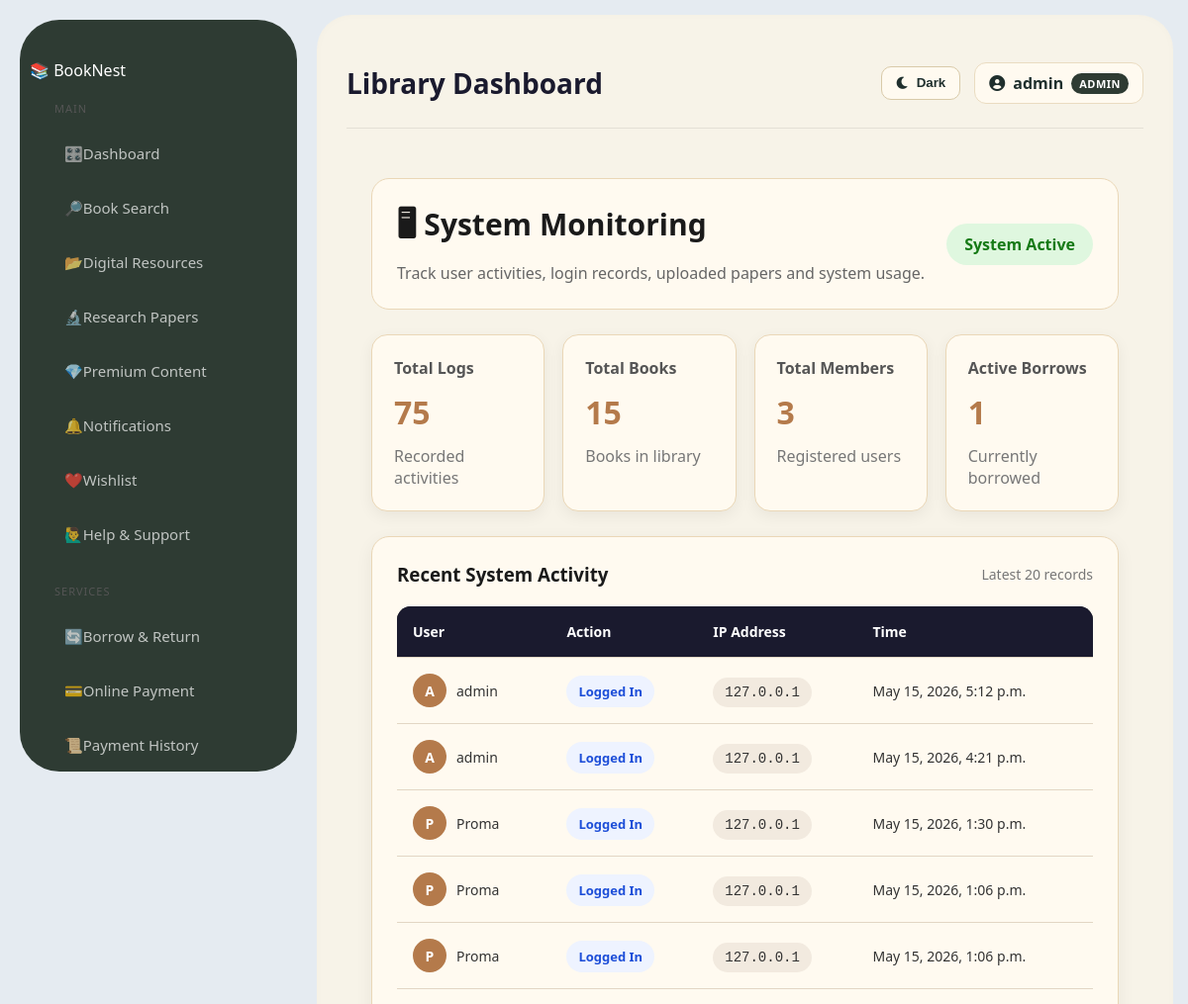
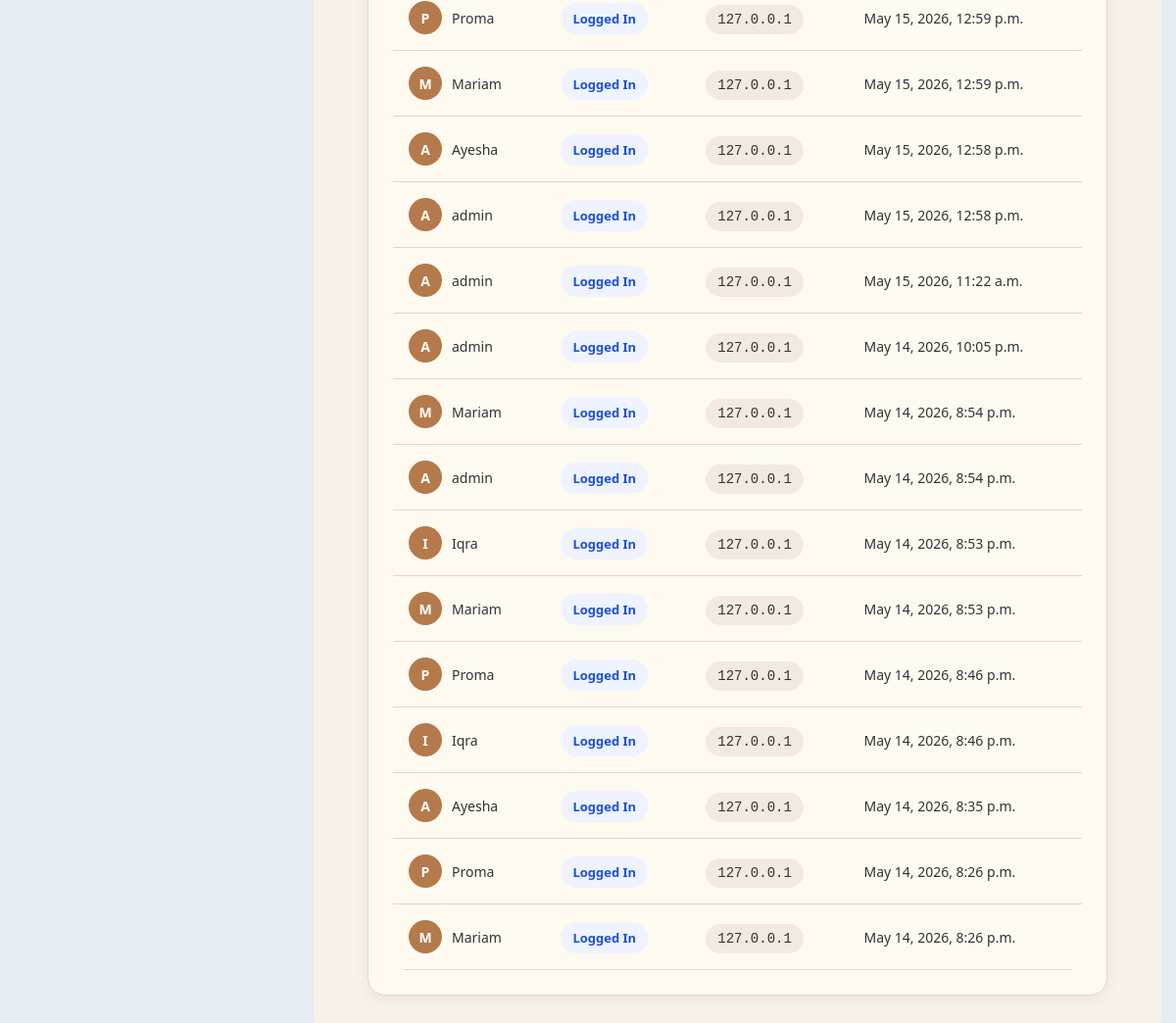
Screenshot of /system-monitoring/ (signed in) with the database file from the repository (2 pictures, top to bottom).
### library/models.py (models this page shows, shortened)
class User(AbstractUser):
    ADMIN = 'admin'
    LIBRARIAN = 'librarian'
    REGULAR_USER = 'user'
    ROLE_CHOICES = [
        (ADMIN, 'Administrator'),
        (LIBRARIAN, 'Librarian'),
        (REGULAR_USER, 'Regular User'),
    ]
    role = models.CharField(max_length=20, choices=ROLE_CHOICES, default=REGULAR_USER)
    phone = models.CharField(max_length=15, null=True, blank=True)
    profile_picture = models.ImageField(upload_to='profiles/', null=True, blank=True)
    date_of_birth = models.DateField(null=True, blank=True)
    bio = models.TextField(null=True, blank=True)
    def get_full_name(self):
        if self.first_name and self.last_name:
            return f"{self.first_name} {self.last_name}"
        return self.username

class SystemLog(models.Model):
    user = models.ForeignKey(settings.AUTH_USER_MODEL, on_delete=models.CASCADE)
    action = models.CharField(max_length=255)
    ip_address = models.CharField(max_length=100)
    timestamp = models.DateTimeField(auto_now_add=True)

### library/views.py (the view)
# urls.py: path('system-monitoring/', views.system_monitoring, name='system_monitoring'),
@login_required
@user_passes_test(is_librarian_or_admin, login_url='/')
def system_monitoring(request):
    logs = SystemLog.objects.all().order_by('-timestamp')[:20]
    total_logs = SystemLog.objects.count()
    context = {
        'logs': logs,
        'total_logs': total_logs,
        'total_books': Book.objects.count(),
        'total_members': User.objects.filter(role=User.REGULAR_USER).count(),
        'active_borrows': Borrow.objects.filter(is_returned=False).count(),
        'returned_borrows': Borrow.objects.filter(is_returned=True).count(),
    }
    return render(request, 'library/system_monitoring.html', context)

### library/views.py (called while the page is built)
def is_librarian_or_admin(user):
    return user.is_authenticated and (
        user.role in [User.LIBRARIAN, User.ADMIN] or user.is_superuser
    )

### library/templates/library/system_monitoring.html
{% extends 'library/base.html' %}
{% block content %}
<div class="monitoring-page">
    <div class="monitoring-header">
        <div>
            <h2>🖥 System Monitoring</h2>
            <p>Track user activities, login records, uploaded papers and system usage.</p>
        </div>
        <div class="status-badge">
            System Active
        </div>
    </div>
    <div class="monitoring-cards">
        <div class="monitor-card">
            <h4>Total Logs</h4>
            <h2>{{ total_logs }}</h2>
            <p>Recorded activities</p>
        </div>
        <div class="monitor-card">
            <h4>Total Books</h4>
            <h2>{{ total_books }}</h2>
            <p>Books in library</p>
        </div>
        <div class="monitor-card">
            <h4>Total Members</h4>
            <h2>{{ total_members }}</h2>
            <p>Registered users</p>
        </div>
        <div class="monitor-card">
            <h4>Active Borrows</h4>
            <h2>{{ active_borrows }}</h2>
            <p>Currently borrowed</p>
        </div>
    </div>
    <div class="monitoring-table-card">
        <div class="table-header">
            <h3>Recent System Activity</h3>
            <span>Latest 20 records</span>
        </div>
        <table class="professional-monitor-table">
            <thead>
                <tr>
                    <th>User</th>
                    <th>Action</th>
                    <th>IP Address</th>
                    <th>Time</th>
                </tr>
            </thead>
            <tbody>
                {% for log in logs %}
                <tr>
                    <td>
                        <div class="user-cell">
                            <span class="user-avatar">
                                {{ log.user.username|slice:":1"|upper }}
                            </span>
                            <span>{{ log.user.username }}</span>
                        </div>
                    </td>
                    <td>
                        <span class="action-badge">
                            {{ log.action }}
                        </span>
                    </td>
                    <td>
                        <span class="ip-badge">
                            {{ log.ip_address }}
                        </span>
                    </td>
                    <td>{{ log.timestamp }}</td>
                </tr>
                {% empty %}
                <tr>
                    <td colspan="4" class="empty-row">
                        No system activity found.
                    </td>
                </tr>
                {% endfor %}
            </tbody>
        </table>
    </div>
</div>
{% endblock %}

### library/templates/library/base.html (shortened to what this page needs)
{% load static %}
<!DOCTYPE html>
<html lang="en" data-theme="light">
<head>
    <link rel="stylesheet"
          href="https://cdnjs.cloudflare.com/ajax/libs/font-awesome/6.0.0/css/all.min.css">
    <link rel="stylesheet" href="{% static 'library/css/style.css' %}">
</head>
<body>
<div class="layout">
    <aside class="sidebar">
        <div class="logo">
            📚 <span>Book</span>Nest
        </div>
        <div class="menu-section">
            <div class="menu-title">Main</div>
            <a href="{% url 'home' %}"
               class="menu-item {% if request.resolver_match.url_name == 'home' %}active{% endif %}">
            <span>🎛️</span>
           Dashboard
          </a>
            <a href="{% url 'book_list' %}"
               class="menu-item {% if request.resolver_match.url_name == 'book_list' %}active{% endif %}">
            <span>🔎</span>
             Book Search
          </a>
            <a href="{% url 'digital_resources' %}"
               class="menu-item {% if request.resolver_match.url_name == 'digital_resources' %}active{% endif %}">
               <span>📂</span>
             Digital Resources
              </a>
            <a href="{% url 'research_papers' %}"
   class="menu-item {% if request.resolver_match.url_name == 'research_papers' %}active{% endif %}">
    <span>🔬</span>
    Research Papers
</a>
            <a href="{% url 'premium_content' %}"
   class="menu-item premium {% if request.resolver_match.url_name == 'premium_content' %}active{% endif %}">
    <span>💎</span>
    Premium Content
</a>
            <a href="{% url 'notification_page' %}"
               class="sidebar-link menu-item {% if request.resolver_match.url_name == 'notification_page' %}active{% endif %}">
                <span class="icon">🔔</span>
                <span class="text">Notifications</span>
            </a>
            <a href="{% url 'wishlist_page' %}"
               class="sidebar-link menu-item {% if request.resolver_match.url_name == 'wishlist_page' %}active{% endif %}">
                <span class="icon">❤️</span>
                <span class="text">Wishlist</span>
            </a>
            <a href="{% url 'help_support_page' %}"
               class="sidebar-link menu-item {% if request.resolver_match.url_name == 'help_support_page' %}active{% endif %}">
                <span class="icon">🙋‍♂️</span>
                <span class="text">Help & Support</span>
            </a>
        </div>
        <div class="menu-section">
            <div class="menu-title">Services</div>
            <a href="{% url 'borrow_list' %}"
   class="menu-item {% if request.resolver_match.url_name == 'borrow_list' %}active{% endif %}">
    <span>🔄</span>
    Borrow & Return
</a>
            <a href="{% url 'online_payment' %}"
   class="menu-item {% if request.resolver_match.url_name == 'online_payment' %}active{% endif %}">
    <span>💳</span>
    Online Payment
</a>
            <a href="{% url 'payment_history' %}"
   class="menu-item {% if request.resolver_match.url_name == 'payment_history' %}active{% endif %}">
    <span>📜</span>
    Payment History
</a>
        </div>
    </aside>
    <main class="main-container">
        <header class="top-nav">
            <h2>
                {% block page_title %}
                    Library Dashboard
                {% endblock %}
            </h2>
            <div class="top-nav-right">
                <button type="button"
                        class="theme-toggle-btn"
                        id="themeToggleBtn">
                </button>
                <div class="user-profile">
                    <i class="fas fa-user-circle"></i>
                    <span>{{ user.username }}</span>
                    <span class="role-tag">
                        {{ user.role|upper }}
                    </span>
                </div>
            </div>
        </header>
        {% block content %}
        {% endblock %}
    </main>
</div>
</body>
</html>

### library/static/library/css/style.css (style rules this page uses)
* { margin: 0; padding: 0; box-sizing: border-box; }
body { font-family: 'Segoe UI', sans-serif; background: #e5ebf1; color: #333; }
.layout { display: flex; min-height: calc(100vh - 60px); }
.sidebar { width: 280px; background: #2e3b33; padding: 40px 10px; margin: 20px; border-radius: 40px; color: white; display: flex; flex-direction: column; }
.sidebar a { display: flex; align-items: center; color: rgba(255, 255, 255, 0.7); text-decoration: none; padding: 15px 25px; font-size: 15px; border-radius: 15px; margin: 5px 10px; transition: 0.3s; }
.sidebar .menu-title { color: #555; font-size: 11px; text-transform: uppercase; padding: 20px 25px 8px; letter-spacing: 1px; }
.main-container { flex: 1; background: #f7f3e8; margin: 15px 15px 15px 0; border-radius: 35px; padding: 30px; box-shadow: inset 0 0 10px rgba(0, 0, 0, 0.02); }
table { width: 100%; border-collapse: collapse; }
th { background: #1a1a2e; color: white; padding: 12px 15px; text-align: left; font-size: 14px; }
td { padding: 11px 15px; border-bottom: 1px solid #eee; font-size: 14px; }
:root { --gold: #c9a84c; --gold-light: #f0d080; --gold-bg: #fdf6e3; --card-bg: #ffffff; --text-dark: #1a2e2a; --text-muted: #6b7c76; --border: #e4ddd0; --success: #2d6a4f; --danger: #8b1a1a; }
.monitoring-page { padding: 25px; }
.monitoring-header { background: #fffaf0; border: 1px solid #ead7b7; border-radius: 18px; padding: 25px; margin-bottom: 25px; display: flex; justify-content: space-between; align-items: center; }
.monitoring-header h2 { margin: 0; font-size: 30px; color: #1a1a1a; }
.monitoring-header p { margin-top: 8px; color: #666; }
.status-badge { background: #dff7df; color: #167a16; padding: 10px 18px; border-radius: 30px; font-weight: 700; }
.monitoring-cards { display: grid; grid-template-columns: repeat(4, 1fr); gap: 18px; margin-bottom: 25px; }
.monitor-card { background: #fffaf0; border: 1px solid #ead7b7; border-radius: 16px; padding: 22px; box-shadow: 0 5px 15px rgba(0,0,0,0.06); }
.monitor-card h4 { margin: 0; color: #555; }
.monitor-card h2 { font-size: 32px; margin: 12px 0; color: #b47a4b; }
.monitor-card p { color: #777; margin: 0; }
.monitoring-table-card { background: #fffaf0; border: 1px solid #ead7b7; border-radius: 18px; padding: 25px; box-shadow: 0 5px 18px rgba(0,0,0,0.06); }
.table-header { display: flex; justify-content: space-between; align-items: center; margin-bottom: 20px; }
.table-header h3 { margin: 0; color: #1a1a1a; }
.table-header span { color: #777; font-size: 14px; }
.professional-monitor-table { width: 100%; border-collapse: collapse; overflow: hidden; border-radius: 14px; }
.professional-monitor-table thead { background: #1f1f1f; color: white; }
.professional-monitor-table th, .professional-monitor-table td { padding: 16px; text-align: left; border-bottom: 1px solid #e2d6c4; }
.user-cell { display: flex; align-items: center; gap: 10px; }
.user-avatar { width: 34px; height: 34px; background: #b47a4b; color: white; border-radius: 50%; display: inline-flex; justify-content: center; align-items: center; font-weight: 700; }
.action-badge { background: #eef3ff; color: #1d4ed8; padding: 7px 12px; border-radius: 20px; font-weight: 600; font-size: 13px; }
.ip-badge { background: #f2eadf; padding: 7px 12px; border-radius: 20px; font-family: monospace; }
.top-nav { width: 100%; min-height: 78px; display: flex; justify-content: space-between; align-items: center; gap: 20px; padding: 18px 0 24px; margin-bottom: 25px; border-bottom: 1px solid rgba(0, 0, 0, 0.08); }
.top-nav h2 { margin: 0; color: #1a1a2e; font-size: 28px; font-weight: 800; }
.top-nav-right { display: flex; align-items: center; gap: 14px; flex-wrap: wrap; }
.theme-toggle-btn { display: inline-flex; align-items: center; gap: 7px; padding: 9px 14px; border: 1px solid #d9caa9; border-radius: 10px; background: #fffaf0; color: #1f2f2d; font-weight: 700; cursor: pointer; line-height: 1; }
.user-profile { display: inline-flex; align-items: center; gap: 8px; background: #fffaf0; border: 1px solid #eadcc1; padding: 9px 14px; border-radius: 12px; color: #1f2f2d; font-weight: 700; }
.role-tag { background: #2e3b33; color: #ffffff !important; padding: 3px 8px; border-radius: 999px; font-size: 11px; letter-spacing: 0.5px; }
.sidebar { height: calc(100vh - 40px); overflow-y: auto; overflow-x: hidden; position: sticky; top: 20px; }

### rows the page displays
User: username "admin", role "ADMIN"
SystemLog: user.username "A", user.username "admin", action "Logged In", ip_address "127.0.0.1", timestamp "May 15, 2026, 5:12 p.m."
SystemLog: user.username "A", user.username "admin", action "Logged In", ip_address "127.0.0.1", timestamp "May 15, 2026, 4:21 p.m."
SystemLog: user.username "P", user.username "Proma", action "Logged In", ip_address "127.0.0.1", timestamp "May 15, 2026, 1:30 p.m."
SystemLog: user.username "P", user.username "Proma", action "Logged In", ip_address "127.0.0.1", timestamp "May 15, 2026, 1:06 p.m."
SystemLog: user.username "P", user.username "Proma", action "Logged In", ip_address "127.0.0.1", timestamp "May 15, 2026, 1:06 p.m."
SystemLog: user.username "P", user.username "Proma", action "Logged In", ip_address "127.0.0.1", timestamp "May 15, 2026, 12:59 p.m."
SystemLog: user.username "M", user.username "Mariam", action "Logged In", ip_address "127.0.0.1", timestamp "May 15, 2026, 12:59 p.m."
SystemLog: user.username "A", user.username "Ayesha", action "Logged In", ip_address "127.0.0.1", timestamp "May 15, 2026, 12:58 p.m."
SystemLog: user.username "A", user.username "admin", action "Logged In", ip_address "127.0.0.1", timestamp "May 15, 2026, 12:58 p.m."
SystemLog: user.username "A", user.username "admin", action "Logged In", ip_address "127.0.0.1", timestamp "May 15, 2026, 11:22 a.m."
SystemLog: user.username "A", user.username "admin", action "Logged In", ip_address "127.0.0.1", timestamp "May 14, 2026, 10:05 p.m."
SystemLog: user.username "M", user.username "Mariam", action "Logged In", ip_address "127.0.0.1", timestamp "May 14, 2026, 8:54 p.m."
SystemLog: user.username "A", user.username "admin", action "Logged In", ip_address "127.0.0.1", timestamp "May 14, 2026, 8:54 p.m."
SystemLog: user.username "I", user.username "Iqra", action "Logged In", ip_address "127.0.0.1", timestamp "May 14, 2026, 8:53 p.m."
SystemLog: user.username "M", user.username "Mariam", action "Logged In", ip_address "127.0.0.1", timestamp "May 14, 2026, 8:53 p.m."
SystemLog: user.username "P", user.username "Proma", action "Logged In", ip_address "127.0.0.1", timestamp "May 14, 2026, 8:46 p.m."
SystemLog: user.username "I", user.username "Iqra", action "Logged In", ip_address "127.0.0.1", timestamp "May 14, 2026, 8:46 p.m."
SystemLog: user.username "A", user.username "Ayesha", action "Logged In", ip_address "127.0.0.1", timestamp "May 14, 2026, 8:35 p.m."
SystemLog: user.username "P", user.username "Proma", action "Logged In", ip_address "127.0.0.1", timestamp "May 14, 2026, 8:26 p.m."
SystemLog: user.username "M", user.username "Mariam", action "Logged In", ip_address "127.0.0.1", timestamp "May 14, 2026, 8:26 p.m."

### other values shown
{{ total_logs }} "75"
{{ total_books }} "15"
{{ total_members }} "3"
{{ active_borrows }} "1"
